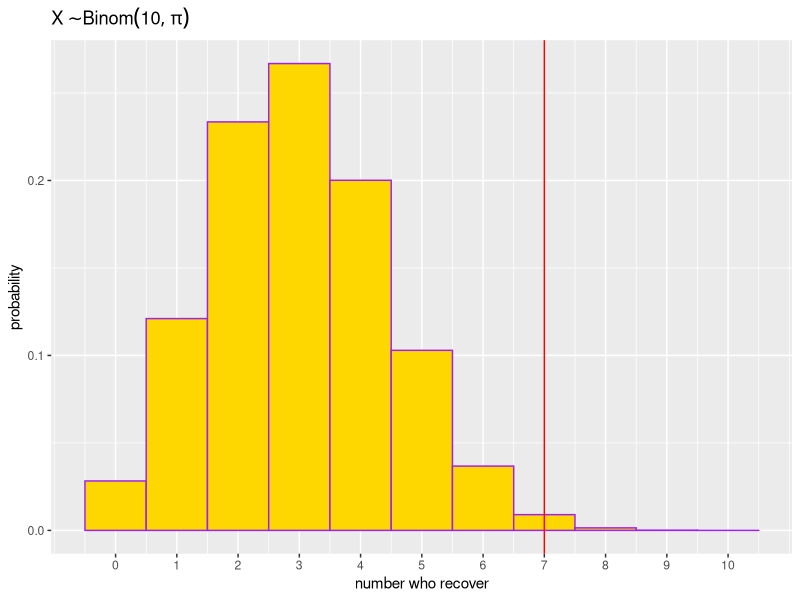
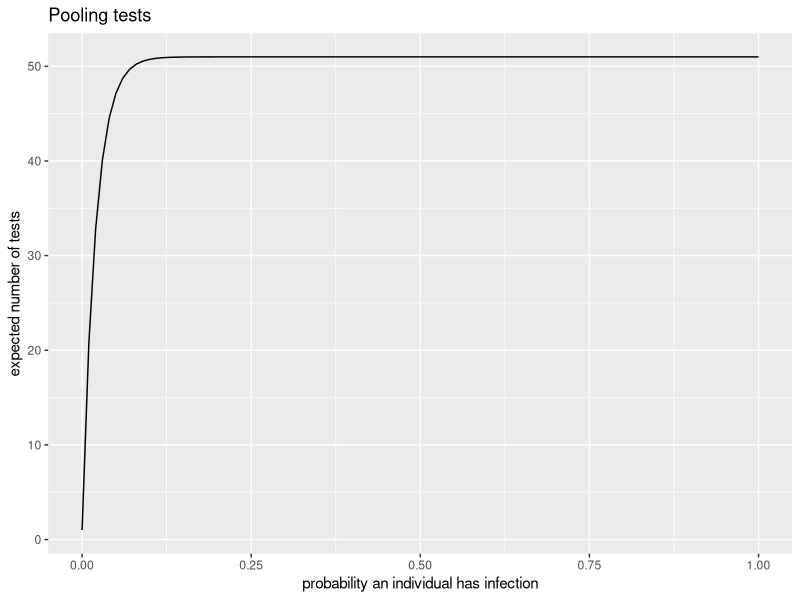

The R source for these figures, in order:
## ---- chunk 1
knitr::opts_chunk$set(echo = TRUE)
library(tidyverse)
## ---- chunk 2
binom_df <- tibble(
  x = 0:10,
  prob = dbinom(x, size = 10, prob = 0.3)
)
ggplot(data = binom_df, 
       mapping = aes(x = x, y = prob))+
  geom_col(width =1, 
           fill = "gold",
           color = "purple") +
  geom_vline(xintercept = 7, color = "red")+
  labs(x = "number who recover",
       y = "probability",
       title = expression(X %~% Binom(10, pi)))+
  scale_x_continuous(breaks=0:10)

## ---- chunk 3
p_value <- pbinom(q = 6, size = 10, prob = 0.3, lower.tail = F)
## ---- chunk 4

ggplot(data = NULL) +
  geom_function( fun = function(x){(1-x)^(50) +51*(1-(1-x)^(50))},
                 xlim=c(0,1) ) +
  labs(x = "probability an individual has infection",
       y = "expected number of tests",
       title = "Pooling tests")

